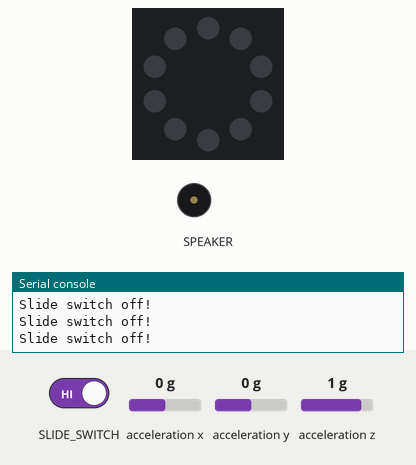
The program below on a simulated Circuit Playground running CircuitPython. On the bench: the board's ring of 10 RGB LEDs (number 0 left of the top, counting anticlockwise), buzzer (waves = sounding), the last lines printed to the serial console. The test bench sets the inputs (shaded band); at power-on: acceleration x 0 g, acceleration y 0 g, acceleration z 1 g. Dim RGB values are drawn brighter than linear; USB keyboard and mouse output is not drawn.

Above: at 1.2 s.
1.3 s: slide switch moved to the right
At 2.3 s:
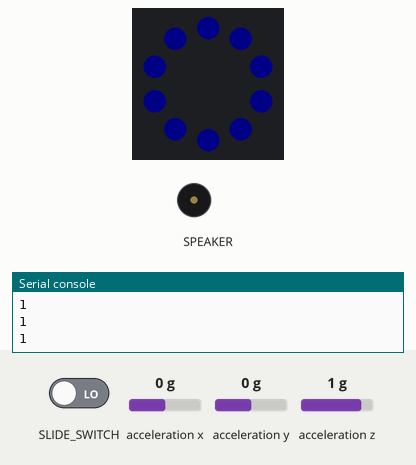
3.0 s: acceleration x set to -1.4 g
At 4.2 s:
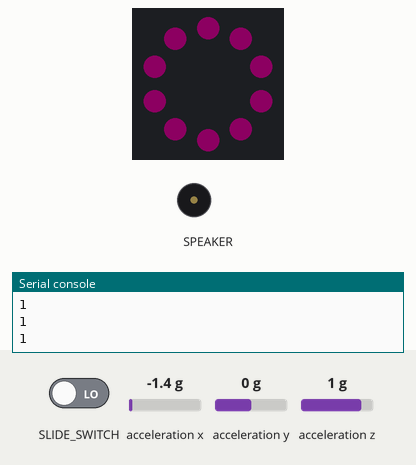
4.5 s: acceleration y set to -1.4 g
At 4.8 s:
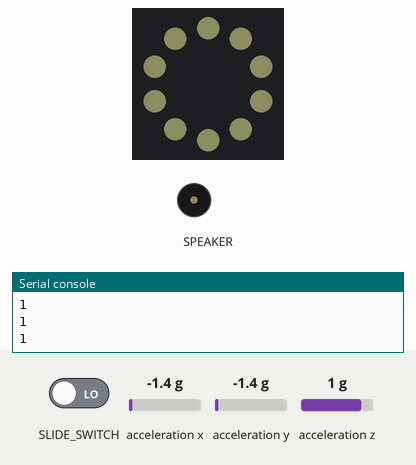
6.0 s: acceleration z set to 0 g
At 6.7 s:
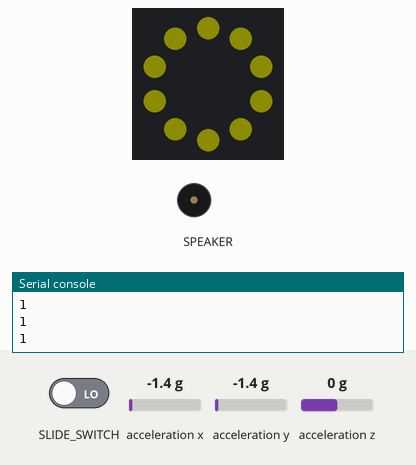
7.5 s: acceleration x set to 0 g
At 8.6 s:
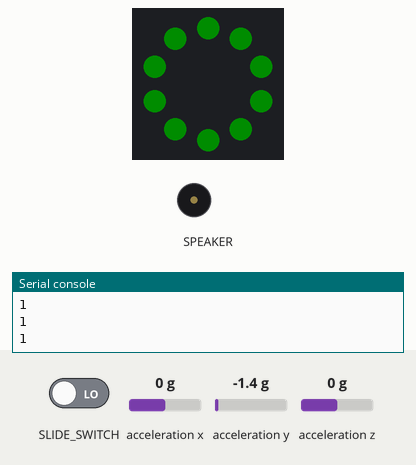
9.0 s: acceleration z set to -1.4 g
At 10.4 s:
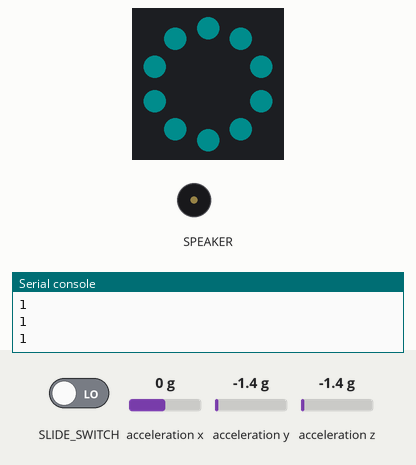
Timing chart, 0 to 11.5 s (numbered marks = the images above; inputs shaded):
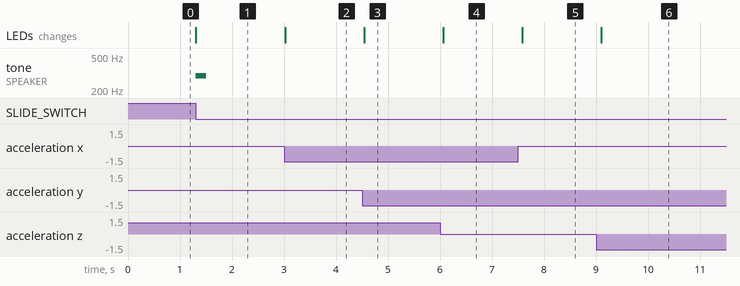

Measured:
- after the input at 1.3 s, tone on SPEAKER: silent → 294 Hz at once, → silent 0.20 s later; the LEDs: change at once (image 1)
- after the input at 3.0 s, the LEDs: change at once (image 2)
- after the input at 4.5 s, the LEDs: change at once (image 3)
- after the input at 6.0 s, the LEDs: change after 0.06 s (image 4)
- after the input at 7.5 s, the LEDs: change after 0.08 s (image 5)
- after the input at 9.0 s, the LEDs: change after 0.10 s (image 6)

The program:

code.py
```python
import time
import usb_hid
from adafruit_circuitplayground.express import cpx
from adafruit_hid.keyboard import Keyboard
from adafruit_hid.keycode import Keycode

def face1(x, y, z):
    return (x >= -0.25 and x <= 0.4) and (y >= -0.35 and y<= 0.05) and (z >=8.5 and z<=9.9)

def face2(x, y, z):
    return (x >= -5.1 and x <= -0.46) and (y >= 6.3 and y<= 6.6) and (z >=4.17 and z<=4.8)

def face3(x, y, z):
    return (x >= 4.9 and x <= 5.2) and (y >= 6.1 and y<= 6.6) and (z >=4.1 and z<=4.7)


# Set up the keyboard device.
kbd = Keyboard(usb_hid.devices)

# Main loop gets x, y and z axis acceleration, prints the values, and turns on
# red, green and blue, at levels related to the x, y and z values.

# Variables used to keep track of face.
prev_face = 0
face = 0

while True:
    if cpx.switch:
        print("Slide switch off!")
        cpx.pixels.fill((0, 0, 0))
        continue
    else:
        R = 0
        G = 0
        B = 0
        x, y, z = cpx.acceleration
        #print((x, y, z))
        if x:
            R = abs(int(x))
        if y:
            G = abs(int(y))
        if z:
            B = abs(int(z))
        cpx.pixels.fill((R, G, B))

        # Determine which face
        if face1(x,y,z):
            face = 1
        elif face2(x,y,z):
            face = 2
        elif face3(x,y,z):
            face = 3
        else:
            face = prev_face


        # If the face is new...
        if face != prev_face:
            cpx.play_tone(294, 0.2)

        prev_face = face

        print(face)


        # Sleep to eliminate some jitter
        time.sleep(0.1)
```
